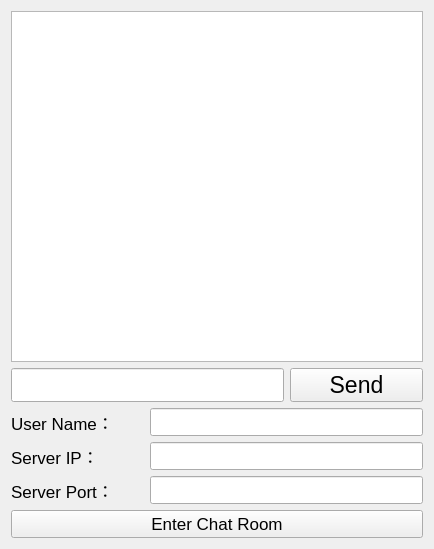
<?xml version="1.0" encoding="UTF-8"?>
<ui version="4.0">
 <class>Form</class>
 <widget class="QWidget" name="Form">
  <property name="geometry">
   <rect>
    <x>0</x>
    <y>0</y>
    <width>434</width>
    <height>549</height>
   </rect>
  </property>
  <property name="windowTitle">
   <string>TCP Client</string>
  </property>
  <layout class="QGridLayout" name="gridLayout">
   <item row="0" column="0" colspan="3">
    <widget class="QListWidget" name="contentListWidget">
     <property name="font">
      <font>
       <pointsize>14</pointsize>
      </font>
     </property>
    </widget>
   </item>
   <item row="1" column="0" colspan="2">
    <widget class="QLineEdit" name="sendLineEdit">
     <property name="font">
      <font>
       <pointsize>17</pointsize>
      </font>
     </property>
    </widget>
   </item>
   <item row="1" column="2">
    <widget class="QPushButton" name="sendBtn">
     <property name="font">
      <font>
       <pointsize>17</pointsize>
      </font>
     </property>
     <property name="text">
      <string>Send</string>
     </property>
    </widget>
   </item>
   <item row="2" column="0">
    <widget class="QLabel" name="userNameLabel">
     <property name="font">
      <font>
       <pointsize>13</pointsize>
      </font>
     </property>
     <property name="text">
      <string>User Name：</string>
     </property>
    </widget>
   </item>
   <item row="2" column="1" colspan="2">
    <widget class="QLineEdit" name="userNameLineEdit">
     <property name="font">
      <font>
       <pointsize>13</pointsize>
      </font>
     </property>
    </widget>
   </item>
   <item row="3" column="0">
    <widget class="QLabel" name="serverIPLabel">
     <property name="font">
      <font>
       <pointsize>13</pointsize>
      </font>
     </property>
     <property name="text">
      <string>Server IP：</string>
     </property>
    </widget>
   </item>
   <item row="3" column="1" colspan="2">
    <widget class="QLineEdit" name="serverIPLineEdit">
     <property name="font">
      <font>
       <pointsize>13</pointsize>
      </font>
     </property>
    </widget>
   </item>
   <item row="4" column="0">
    <widget class="QLabel" name="label_3">
     <property name="font">
      <font>
       <pointsize>13</pointsize>
      </font>
     </property>
     <property name="text">
      <string>Server Port：</string>
     </property>
    </widget>
   </item>
   <item row="4" column="1" colspan="2">
    <widget class="QLineEdit" name="portLineEdit">
     <property name="font">
      <font>
       <pointsize>13</pointsize>
      </font>
     </property>
    </widget>
   </item>
   <item row="5" column="0" colspan="3">
    <widget class="QPushButton" name="enterBtn">
     <property name="font">
      <font>
       <pointsize>13</pointsize>
      </font>
     </property>
     <property name="text">
      <string>Enter Chat Room</string>
     </property>
    </widget>
   </item>
  </layout>
 </widget>
 <resources/>
 <connections/>
</ui>
